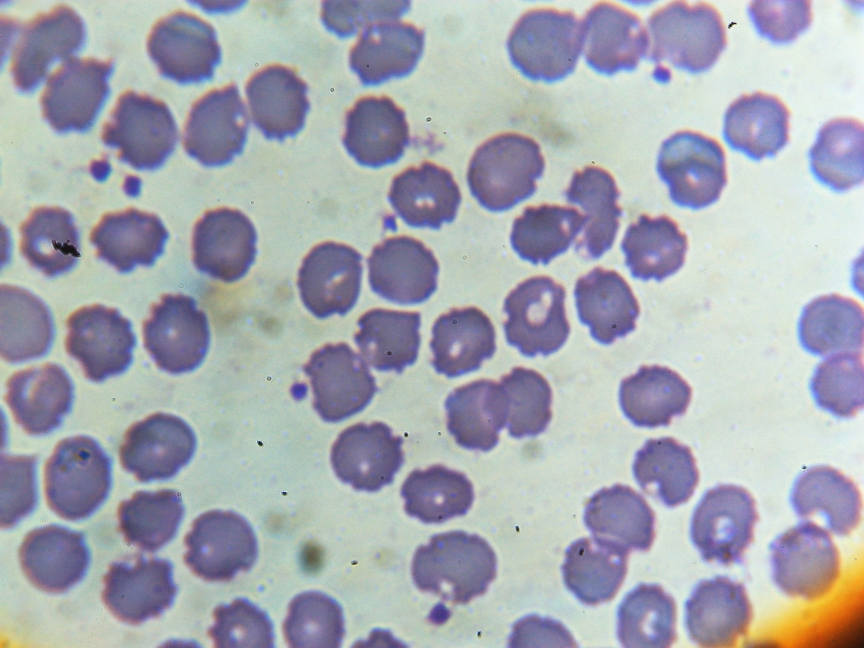
#> input picture Eritrocitos e Plaquetas/eritrocitos_01.jpg, 2592 x 1944 px (shown at 1/3 size)
$ python -i __init__.py   (imports and definitions only)
#> lines starting #> are read from the running program, lines starting #| are printed output that depends on the picture; after the words box and inside, x2 and y2 are one past the last pixel; in counts of white or black regions, pixels touching at a corner belong together
#> further down, picture is the input picture: shape (1944, 2592, 3); mean B, G, R 177.9, 168.7, 165.9
def detectBorder(img, maxWidth = 35):
    #IDENTIFICAR OS GLÓBULOS BRANCOS
#> called with maxWidth = 35
    import cv2
    import numpy as np

    hsv_img = cv2.cvtColor(img, cv2.COLOR_LBGR2LAB)
#> hsv_img: shape (1944, 2592, 3); mean of channels 0, 1, 2 214.8, 129.2, 124.6
    valor_minimo1 = np.array([130, 146, 20])
    valor_maximo1 = np.array([255, 255, 180])
    mask = cv2.inRange(hsv_img, valor_minimo1, valor_maximo1)
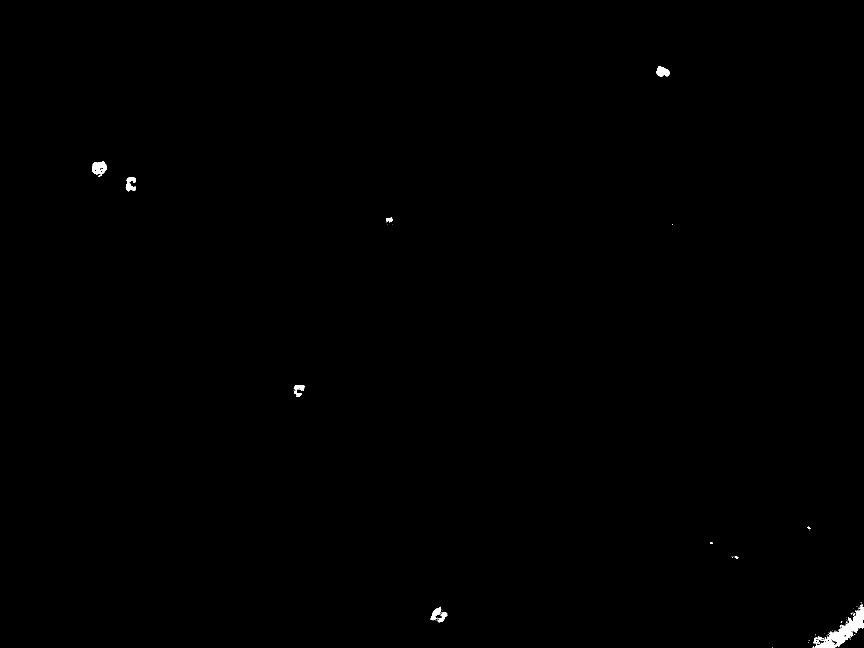
#> mask: shape (1944, 2592) (shown at 1/3 size); 0.2% white; 95 white regions (81 under 20 px)
    contourns, lx = cv2.findContours(mask, cv2.RETR_EXTERNAL, cv2.CHAIN_APPROX_SIMPLE)
#> contourns = 94 contours, 81 with area under 20; largest, box (x1, y1, x2, y2) and area: (2440, 1814, 2592, 1944) 5144, (276, 484, 321, 531) 1243, (1970, 198, 2008, 230) 798, (377, 532, 408, 575) 646, (1292, 1820, 1324, 1861) 486; lx = 94 rows, first 6: [1, -1, -1, -1], [2, 0, -1, -1], [3, 1, -1, -1], [4, 2, -1, -1], [5, 3, -1, -1], [6, 4, -1, -1]
    ROIs = []
    if len(contourns) != 0:
        for contour in contourns:
            x, y, w, h = cv2.boundingRect(contour)
            if w > maxWidth:
                ROIs.append(img[y: y+h, x: x+w])
#> this loop made 94 passes
#> (x, y, w, h) on passes 4, 7, 9, 10, 12, 13, 15, 20, 23, 24, 25, 27: (2438, 1940, 4, 4), (2504, 1932, 1, 1), (2457, 1929, 5, 5), (2464, 1928, 1, 1), (2426, 1926, 1, 1), (2424, 1926, 1, 1), (2424, 1921, 1, 1), (2452, 1918, 3, 7), (2442, 1911, 9, 7), (2453, 1910, 18, 13), (2482, 1908, 1, 1), (2445, 1906, 1, 1)
#> (contour, x, y, w, h) on passes 1, 2, 3, 5, 6, 8: ([[2504, 1943], [2505, 1943]], 2504, 1943, 2, 1), ([[2444, 1942], [2444, 1943], [2446, 1943], [2446, 1942]], 2444, 1942, 3, 2), ([[2318, 1942], [2318, 1943]], 2318, 1942, 1, 2), ([[2514, 1939], [2514, 1940]], 2514, 1939, 1, 2), ([[2506, 1932], [2507, 1932]], 2506, 1932, 2, 1), ([[2453, 1930], [2454, 1931], [2455, 1930]], 2453, 1930, 3, 2)
#> after the loop, ROIs = 3 items
    grayROIs = []
    for corte in ROIs:
        grayROIs.append(cv2.cvtColor(corte, cv2.COLOR_BGR2GRAY))
#> this loop made 3 passes
#> after the loop, grayROIs = 3 items
    return grayROIs

def showImage(*figs):
    #MOSTRAR VÁRIAS IMAGENS
    from cv2 import imshow, waitKey
    txts = []
    imgs = []
    for cont in range(0, len(figs)):
        if cont % 2 == 0:
            txts.append(figs[cont])
        if cont % 2 == 1:
            imgs.append(figs[cont])

    for a in range(0, len(txts)):
        imshow(txts[a], imgs[a])

    waitKey(0)

def resizeImg(img, size):
    #MODIFICAR TAMANHO DA IMAGEM
    from cv2 import resize, INTER_AREA
    width = img.shape[1]
    height = img.shape[0]
    proportion = (width / height)
    new_width = size
    new_height = int(new_width * proportion)
    new_size = (new_height, new_width)
    new_img = resize(img, new_size, interpolation= INTER_AREA)

    return new_img


def status(img, showCanal = False, y = -1, x = -1):
    #STATUS DA IMAGEM
    print('Altura:', img.shape[0])
    print('Largura:', img.shape[1])
    if showCanal:
        print('Quantidade de canais:', img.shape[2])

    if y > -1 and x > -1:
        (r, g, b) = img[y, x]
        print('vermelho:', r)
        print('verde:', g)
        print('azul:', b)

>>> import cv2
>>> picture = cv2.imread('../Eritrocitos e Plaquetas/eritrocitos_01.jpg')
>>> result = detectBorder(picture)
#> result = 3 items
